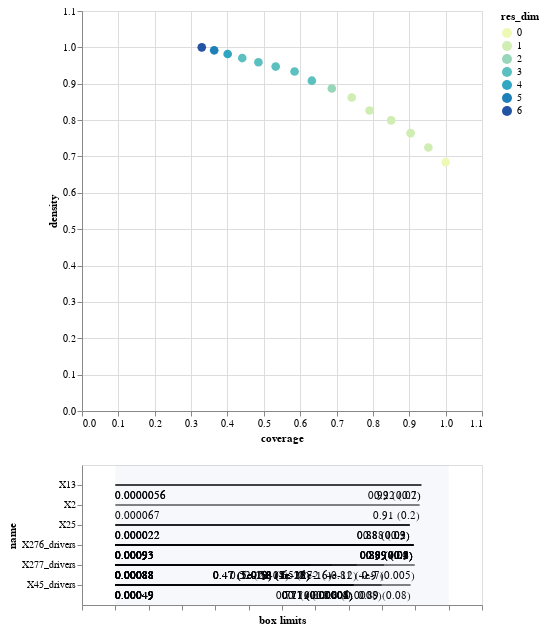

Notebook code cell kept with this figure:
### Markdown cell above
##  EMA includes an interactive graphic
- Use `inspect_tradeoff()` method of boxes to click on each box (a dot in the peeling trajectory) and inspect the dimensional restrictions
- You can see the number of dimensions (color) and the coverage ($x$) and density ($y$)

### Code cell
boxes.inspect_tradeoff()

### Figure 1 — Vega-Lite specification as saved in the notebook (floating-point values rounded to 4 significant figures)
{"config": {"view": {"continuousWidth": 300, "continuousHeight": 300}}, "vconcat": [{"data": {"name": "data-088698e51466a042e68bf4a8a26d584e"}, "mark": {"type": "circle", "size": 75}, "encoding": {"color": {"field": "res_dim", "scale": {"range": ["#eff9b6", "#d0edb3", "#97d6b9", "#5dc0c0", "#31a5c2", "#1f80b8", "#2354a3", "#21318d"]}, "type": "ordinal"}, "opacity": {"condition": {"param": "param_6", "value": 1}, "value": 0.4}, "tooltip": [{"field": "id", "type": "quantitative"}, {"field": "coverage", "format": ".2", "type": "quantitative"}, {"field": "density", "format": ".2", "type": "quantitative"}, {"field": "res_dim", "type": "ordinal"}], "x": {"field": "coverage", "scale": {"domain": [0, 1.1]}, "type": "quantitative"}, "y": {"field": "density", "scale": {"domain": [0, 1.1]}, "type": "quantitative"}}, "height": 400, "name": "view_6", "width": 400}, {"layer": [{"data": {"name": "data-ef7d525a98b8cda42245f136ecd2f730"}, "mark": {"type": "rule"}, "encoding": {"x": {"axis": {"grid": false, "labels": false, "title": "box limits"}, "field": "x_lower", "scale": {"domain": [0, 1], "padding": 0.1}, "type": "quantitative"}, "x2": {"field": "x_upper"}, "y": {"field": "name", "scale": {"padding": 1.0}, "type": "nominal"}}, "transform": [{"calculate": "(datum.x1-datum.minimum)/(datum.maximum-datum.minimum)", "as": "x_lower"}, {"calculate": "(datum.x2-datum.minimum)/(datum.maximum-datum.minimum)", "as": "x_upper"}, {"filter": {"param": "param_6"}}]}, {"data": {"name": "data-ef7d525a98b8cda42245f136ecd2f730"}, "mark": {"type": "text", "align": "left", "baseline": "top", "dy": 5}, "encoding": {"text": {"field": "text", "type": "ordinal"}, "x": {"axis": {"grid": false, "labels": false, "title": "box limits"}, "field": "x_lower", "scale": {"domain": [0, 1], "padding": 0.1}, "type": "quantitative"}, "x2": {"field": "x_upper"}, "y": {"field": "name", "scale": {"padding": 1.0}, "type": "nominal"}}, "transform": [{"calculate": "(datum.x1-datum.minimum)/(datum.maximum-datum.minimum)", "as": "x_lower"}, {"calculate": "(datum.x2-datum.minimum)/(datum.maximum-datum.minimum)", "as": "x_upper"}, {"filter": {"param": "param_6"}}, {"calculate": "datum.qp_lower>0?format(datum.x1, \".2\")+\" (\"+format(datum.qp_lower, \".1~g\")+\")\" :format(datum.x1, \".2\")", "as": "text"}]}, {"data": {"name": "data-ef7d525a98b8cda42245f136ecd2f730"}, "mark": {"type": "text", "align": "right", "baseline": "top", "dy": 5}, "encoding": {"text": {"field": "text", "type": "ordinal"}, "x": {"field": "x_upper", "type": "quantitative"}, "x2": {"field": "x_upper"}, "y": {"field": "name", "scale": {"padding": 1.0}, "type": "nominal"}}, "transform": [{"calculate": "(datum.x1-datum.minimum)/(datum.maximum-datum.minimum)", "as": "x_lower"}, {"calculate": "(datum.x2-datum.minimum)/(datum.maximum-datum.minimum)", "as": "x_upper"}, {"filter": {"param": "param_6"}}, {"calculate": "datum.qp_upper>0?format(datum.x2, \".2\")+\" (\"+format(datum.qp_upper, \".1\")+\")\" :format(datum.x2, \".2\")", "as": "text"}]}, {"data": {"name": "data-97aefd6d737ded565dc732e63f74ecc6"}, "mark": {"type": "rect", "opacity": 0.05}, "encoding": {"x": {"field": "start", "type": "quantitative"}, "x2": {"field": "end"}}}, {"data": {"name": "data-4f53cda18c2baa0c0354bb5f9a3ecbe5"}, "mark": {"type": "point"}, "encoding": {"x": {"field": "x", "type": "quantitative"}, "y": {"field": "name", "type": "nominal"}}, "transform": [{"filter": {"param": "param_6"}}]}, {"data": {"name": "data-4f53cda18c2baa0c0354bb5f9a3ecbe5"}, "mark": {"type": "text", "align": "center", "baseline": "top", "dy": 5}, "encoding": {"text": {"field": "item", "type": "nominal"}, "x": {"field": "x", "type": "quantitative"}, "y": {"field": "name", "type": "nominal"}}, "transform": [{"filter": {"param": "param_6"}}]}], "width": 400}], "params": [{"name": "param_6", "select": {"type": "point", "fields": ["id"]}, "views": ["view_6"]}], "$schema": "https://vega.github.io/schema/vega-lite/v5.17.0.json", "datasets": {"data-088698e51466a042e68bf4a8a26d584e": [{"coverage": 1.0, "density": 0.6843, "id": 0, "k": 674, "mass": 1.0, "mean": 0.6843, "n": 985, "res_dim": 0}, {"coverage": 0.9525, "density": 0.7246, "id": 1, "k": 642, "mass": 0.8995, "mean": 0.7246, "n": 886, "res_dim": 1}, {"coverage": 0.9036, "density": 0.7641, "id": 2, "k": 609, "mass": 0.8091, "mean": 0.7641, "n": 797, "res_dim": 1}, {"coverage": 0.8501, "density": 0.7992, "id": 3, "k": 573, "mass": 0.7279, "mean": 0.7992, "n": 717, "res_dim": 1}, {"coverage": 0.7908, "density": 0.8264, "id": 4, "k": 533, "mass": 0.6548, "mean": 0.8264, "n": 645, "res_dim": 1}, {"coverage": 0.7418, "density": 0.8621, "id": 5, "k": 500, "mass": 0.5888, "mean": 0.8621, "n": 580, "res_dim": 1}, {"coverage": 0.6869, "density": 0.887, "id": 6, "k": 463, "mass": 0.5299, "mean": 0.887, "n": 522, "res_dim": 2}, {"coverage": 0.632, "density": 0.9083, "id": 7, "k": 426, "mass": 0.4761, "mean": 0.9083, "n": 469, "res_dim": 3}, {"coverage": 0.5846, "density": 0.9336, "id": 8, "k": 394, "mass": 0.4284, "mean": 0.9336, "n": 422, "res_dim": 3}, {"coverage": 0.5326, "density": 0.9472, "id": 9, "k": 359, "mass": 0.3848, "mean": 0.9472, "n": 379, "res_dim": 3}, {"coverage": 0.4852, "density": 0.9589, "id": 10, "k": 327, "mass": 0.3462, "mean": 0.9589, "n": 341, "res_dim": 3}, {"coverage": 0.4407, "density": 0.9706, "id": 11, "k": 297, "mass": 0.3107, "mean": 0.9706, "n": 306, "res_dim": 3}, {"coverage": 0.4006, "density": 0.9818, "id": 12, "k": 270, "mass": 0.2792, "mean": 0.9818, "n": 275, "res_dim": 4}, {"coverage": 0.3635, "density": 0.9919, "id": 13, "k": 245, "mass": 0.2508, "mean": 0.9919, "n": 247, "res_dim": 5}, {"coverage": 0.3294, "density": 1.0, "id": 14, "k": 222, "mass": 0.2254, "mean": 1.0, "n": 222, "res_dim": 6}], "data-ef7d525a98b8cda42245f136ecd2f730": [{"x1": 0.000883, "x2": 0.8982, "name": "X277_drivers", "id": 1, "minimum": 0.000883, "maximum": 0.9999, "qp_lower": -1.0, "qp_upper": 0.005029}, {"x1": 0.000883, "x2": 0.8062, "name": "X277_drivers", "id": 2, "minimum": 0.000883, "maximum": 0.9999, "qp_lower": -1.0, "qp_upper": 4.004e-07}, {"x1": 0.000883, "x2": 0.7248, "name": "X277_drivers", "id": 3, "minimum": 0.000883, "maximum": 0.9999, "qp_lower": -1.0, "qp_upper": 3.733e-12}, {"x1": 0.000883, "x2": 0.6504, "name": "X277_drivers", "id": 4, "minimum": 0.000883, "maximum": 0.9999, "qp_lower": -1.0, "qp_upper": 1.923e-16}, {"x1": 0.000883, "x2": 0.5849, "name": "X277_drivers", "id": 5, "minimum": 0.000883, "maximum": 0.9999, "qp_lower": -1.0, "qp_upper": 3.004e-23}, {"x1": 0.0009278, "x2": 0.8937, "name": "X276_drivers", "id": 6, "minimum": 0.0009278, "maximum": 0.9992, "qp_lower": -1.0, "qp_upper": 0.05343}, {"x1": 0.000883, "x2": 0.5849, "name": "X277_drivers", "id": 6, "minimum": 0.000883, "maximum": 0.9999, "qp_lower": -1.0, "qp_upper": 3.643e-22}, {"x1": 0.0004895, "x2": 0.8858, "name": "X45_drivers", "id": 7, "minimum": 0.0004895, "maximum": 0.9998, "qp_lower": -1.0, "qp_upper": 0.07979}, {"x1": 0.0009278, "x2": 0.8937, "name": "X276_drivers", "id": 7, "minimum": 0.0009278, "maximum": 0.9992, "qp_lower": -1.0, "qp_upper": 0.04289}, {"x1": 0.000883, "x2": 0.5849, "name": "X277_drivers", "id": 7, "minimum": 0.000883, "maximum": 0.9999, "qp_lower": -1.0, "qp_upper": 9.551e-19}, {"x1": 0.0004895, "x2": 0.7986, "name": "X45_drivers", "id": 8, "minimum": 0.0004895, "maximum": 0.9998, "qp_lower": -1.0, "qp_upper": 0.0008398}, {"x1": 0.0009278, "x2": 0.8937, "name": "X276_drivers", "id": 8, "minimum": 0.0009278, "maximum": 0.9992, "qp_lower": -1.0, "qp_upper": 0.08016}, {"x1": 0.000883, "x2": 0.5849, "name": "X277_drivers", "id": 8, "minimum": 0.000883, "maximum": 0.9999, "qp_lower": -1.0, "qp_upper": 1.871e-18}, {"x1": 0.0004895, "x2": 0.7141, "name": "X45_drivers", "id": 9, "minimum": 0.0004895, "maximum": 0.9998, "qp_lower": -1.0, "qp_upper": 3.676e-05}, {"x1": 0.0009278, "x2": 0.8937, "name": "X276_drivers", "id": 9, "minimum": 0.0009278, "maximum": 0.9992, "qp_lower": -1.0, "qp_upper": 0.1156}, {"x1": 0.000883, "x2": 0.5849, "name": "X277_drivers", "id": 9, "minimum": 0.000883, "maximum": 0.9999, "qp_lower": -1.0, "qp_upper": 4.883e-16}, {"x1": 0.0004895, "x2": 0.7141, "name": "X45_drivers", "id": 10, "minimum": 0.0004895, "maximum": 0.9998, "qp_lower": -1.0, "qp_upper": 0.0001391}, {"x1": 0.0009278, "x2": 0.8937, "name": "X276_drivers", "id": 10, "minimum": 0.0009278, "maximum": 0.9992, "qp_lower": -1.0, "qp_upper": 0.2527}, {"x1": 0.000883, "x2": 0.5218, "name": "X277_drivers", "id": 10, "minimum": 0.000883, "maximum": 0.9999, "qp_lower": -1.0, "qp_upper": 2.402e-17}, {"x1": 0.0004895, "x2": 0.7141, "name": "X45_drivers", "id": 11, "minimum": 0.0004895, "maximum": 0.9998, "qp_lower": -1.0, "qp_upper": 5.73e-05}, {"x1": 0.0009278, "x2": 0.8937, "name": "X276_drivers", "id": 11, "minimum": 0.0009278, "maximum": 0.9992, "qp_lower": -1.0, "qp_upper": 0.1773}, {"x1": 0.000883, "x2": 0.4718, "name": "X277_drivers", "id": 11, "minimum": 0.000883, "maximum": 0.9999, "qp_lower": -1.0, "qp_upper": 1.268e-18}, {"x1": 2.223e-05, "x2": 0.8826, "name": "X25", "id": 12, "minimum": 2.223e-05, "maximum": 0.9992, "qp_lower": -1.0, "qp_upper": 0.1792}, {"x1": 0.0004895, "x2": 0.7141, "name": "X45_drivers", "id": 12, "minimum": 0.0004895, "maximum": 0.9998, "qp_lower": -1.0, "qp_upper": 2.844e-05}, {"x1": 0.0009278, "x2": 0.8937, "name": "X276_drivers", "id": 12, "minimum": 0.0009278, "maximum": 0.9992, "qp_lower": -1.0, "qp_upper": 0.1054}, {"x1": 0.000883, "x2": 0.4718, "name": "X277_drivers", "id": 12, "minimum": 0.000883, "maximum": 0.9999, "qp_lower": -1.0, "qp_upper": 4.657e-20}, {"x1": 5.634e-06, "x2": 0.9182, "name": "X13", "id": 13, "minimum": 5.634e-06, "maximum": 1.0, "qp_lower": -1.0, "qp_upper": 0.172}, {"x1": 2.223e-05, "x2": 0.8826, "name": "X25", "id": 13, "minimum": 2.223e-05, "maximum": 0.9992, "qp_lower": -1.0, "qp_upper": 0.09431}, {"x1": 0.0004895, "x2": 0.7141, "name": "X45_drivers", "id": 13, "minimum": 0.0004895, "maximum": 0.9998, "qp_lower": -1.0, "qp_upper": 1.983e-05}, {"x1": 0.0009278, "x2": 0.8937, "name": "X276_drivers", "id": 13, "minimum": 0.0009278, "maximum": 0.9992, "qp_lower": -1.0, "qp_upper": 0.09045}, {"x1": 0.000883, "x2": 0.4718, "name": "X277_drivers", "id": 13, "minimum": 0.000883, "maximum": 0.9999, "qp_lower": -1.0, "qp_upper": 5.139e-19}, {"x1": 6.719e-05, "x2": 0.9121, "name": "X2", "id": 14, "minimum": 6.719e-05, "maximum": 0.9992, "qp_lower": -1.0, "qp_upper": 0.1645}, {"x1": 5.634e-06, "x2": 0.9182, "name": "X13", "id": 14, "minimum": 5.634e-06, "maximum": 1.0, "qp_lower": -1.0, "qp_upper": 0.06782}, {"x1": 2.223e-05, "x2": 0.8826, "name": "X25", "id": 14, "minimum": 2.223e-05, "maximum": 0.9992, "qp_lower": -1.0, "qp_upper": 0.02666}, {"x1": 0.0004895, "x2": 0.7141, "name": "X45_drivers", "id": 14, "minimum": 0.0004895, "maximum": 0.9998, "qp_lower": -1.0, "qp_upper": 1.429e-06}, {"x1": 0.0009278, "x2": 0.8937, "name": "X276_drivers", "id": 14, "minimum": 0.0009278, "maximum": 0.9992, "qp_lower": -1.0, "qp_upper": 0.02627}, {"x1": 0.000883, "x2": 0.4718, "name": "X277_drivers", "id": 14, "minimum": 0.000883, "maximum": 0.9999, "qp_lower": -1.0, "qp_upper": 1.177e-19}], "data-97aefd6d737ded565dc732e63f74ecc6": [{"start": 0, "end": 1}], "data-4f53cda18c2baa0c0354bb5f9a3ecbe5": []}}
